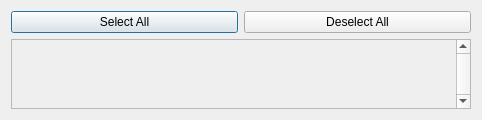
<?xml version="1.0" encoding="UTF-8"?>
<ui version="4.0">
 <class>EditMoCapDialog</class>
 <widget class="QDialog" name="EditMoCapDialog">
  <property name="geometry">
   <rect>
    <x>0</x>
    <y>0</y>
    <width>482</width>
    <height>93</height>
   </rect>
  </property>
  <property name="sizePolicy">
   <sizepolicy hsizetype="Expanding" vsizetype="MinimumExpanding">
    <horstretch>0</horstretch>
    <verstretch>0</verstretch>
   </sizepolicy>
  </property>
  <property name="windowTitle">
   <string>Edit Motion Capturing Data</string>
  </property>
  <layout class="QVBoxLayout" name="mainLayout">
   <item>
    <layout class="QHBoxLayout" name="horizontalLayout">
     <item>
      <widget class="QPushButton" name="selectAll">
       <property name="text">
        <string>Select All</string>
       </property>
      </widget>
     </item>
     <item>
      <widget class="QPushButton" name="deselectAll">
       <property name="text">
        <string>Deselect All</string>
       </property>
      </widget>
     </item>
    </layout>
   </item>
   <item>
    <widget class="QScrollArea" name="scrollArea">
     <property name="sizePolicy">
      <sizepolicy hsizetype="Preferred" vsizetype="Preferred">
       <horstretch>0</horstretch>
       <verstretch>0</verstretch>
      </sizepolicy>
     </property>
     <property name="verticalScrollBarPolicy">
      <enum>Qt::ScrollBarAlwaysOn</enum>
     </property>
     <property name="widgetResizable">
      <bool>true</bool>
     </property>
     <widget class="QWidget" name="editWidgets">
      <property name="geometry">
       <rect>
        <x>0</x>
        <y>0</y>
        <width>441</width>
        <height>36</height>
       </rect>
      </property>
      <property name="sizePolicy">
       <sizepolicy hsizetype="Preferred" vsizetype="MinimumExpanding">
        <horstretch>0</horstretch>
        <verstretch>0</verstretch>
       </sizepolicy>
      </property>
      <layout class="QVBoxLayout" name="editWidgetLayout">
       <property name="sizeConstraint">
        <enum>QLayout::SetMinAndMaxSize</enum>
       </property>
      </layout>
     </widget>
    </widget>
   </item>
  </layout>
 </widget>
 <resources/>
 <connections/>
</ui>
